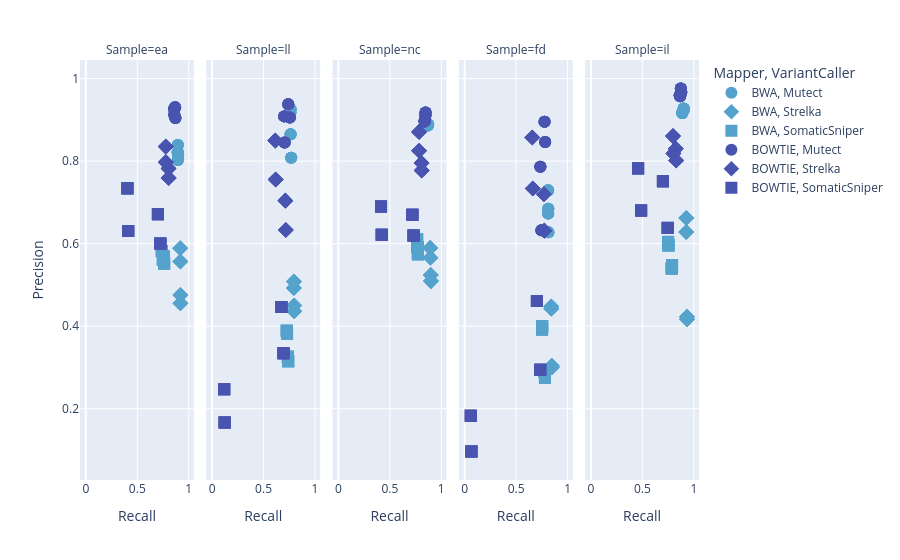

The notebook cell saved with this chart:
### Code cell
fig = px.scatter(df, x="Recall", y="Precision", facet_col= 'Sample', symbol = 'VariantCaller',color="Mapper",hover_data=['Environment'],color_discrete_sequence=['#55a3cd', '#4954b0', '#282739', '#3b2127', '#9c2f45', '#e96f36'])
fig.update_traces(marker = dict(size=12))
fig.show()

### Figure 1 — Plotly figure (JSON) as saved in the notebook; plotly's stock layout.template omitted (floating-point values rounded to 4 significant figures)
{"data": [{"customdata": [["altay"], ["altay"], ["altay"], ["altay"], ["sarıyer"], ["sarıyer"], ["sarıyer"], ["sarıyer"], ["altay"], ["altay"], ["altay"], ["altay"], ["sarıyer"], ["sarıyer"], ["sarıyer"], ["sarıyer"]], "hovertemplate": "Mapper=BWA<br>VariantCaller=Mutect<br>Sample=ea<br>Recall=%{x}<br>Precision=%{y}<br>Environment=%{customdata[0]}<extra></extra>", "legendgroup": "BWA, Mutect", "marker": {"color": "#55a3cd", "size": 12, "symbol": "circle"}, "mode": "markers", "name": "BWA, Mutect", "orientation": "v", "showlegend": true, "type": "scatter", "x": [0.8923, 0.8966, 0.8941, 0.8941, 0.8923, 0.8966, 0.8941, 0.8941, 0.8923, 0.8966, 0.8941, 0.8941, 0.8923, 0.8966, 0.8941, 0.8941], "xaxis": "x", "y": [0.8216, 0.8158, 0.8028, 0.8391, 0.8216, 0.8158, 0.8028, 0.8391, 0.8216, 0.8158, 0.8028, 0.8391, 0.8216, 0.8158, 0.8028, 0.8391], "yaxis": "y"}, {"customdata": [["sarıyer"], ["altay"], ["sarıyer"], ["altay"], ["sarıyer"], ["altay"], ["sarıyer"], ["altay"], ["sarıyer"], ["altay"], ["sarıyer"], ["altay"], ["sarıyer"], ["altay"], ["sarıyer"], ["altay"]], "hovertemplate": "Mapper=BWA<br>VariantCaller=Mutect<br>Sample=ll<br>Recall=%{x}<br>Precision=%{y}<br>Environment=%{customdata[0]}<extra></extra>", "legendgroup": "BWA, Mutect", "marker": {"color": "#55a3cd", "size": 12, "symbol": "circle"}, "mode": "markers", "name": "BWA, Mutect", "orientation": "v", "showlegend": false, "type": "scatter", "x": [0.7623, 0.7623, 0.7683, 0.7683, 0.7606, 0.7606, 0.7623, 0.7623, 0.7623, 0.7623, 0.7683, 0.7683, 0.7606, 0.7606, 0.7623, 0.7623], "xaxis": "x2", "y": [0.9257, 0.9257, 0.808, 0.808, 0.9179, 0.9179, 0.8651, 0.8651, 0.9257, 0.9257, 0.808, 0.808, 0.9179, 0.9179, 0.8651, 0.8651], "yaxis": "y2"}, {"customdata": [["sarıyer"], ["sarıyer"], ["sarıyer"], ["sarıyer"], ["sarıyer"], ["sarıyer"], ["sarıyer"], ["sarıyer"], ["altay"], ["altay"], ["altay"], ["altay"], ["altay"], ["altay"], ["altay"], ["altay"]], "hovertemplate": "Mapper=BWA<br>VariantCaller=Mutect<br>Sample=nc<br>Recall=%{x}<br>Precision=%{y}<br>Environment=%{customdata[0]}<extra></extra>", "legendgroup": "BWA, Mutect", "marker": {"color": "#55a3cd", "size": 12, "symbol": "circle"}, "mode": "markers", "name": "BWA, Mutect", "orientation": "v", "showlegend": false, "type": "scatter", "x": [0.8682, 0.8699, 0.8717, 0.8665, 0.8682, 0.8699, 0.8717, 0.8665, 0.8682, 0.8682, 0.8717, 0.8717, 0.8665, 0.8665, 0.8699, 0.8699], "xaxis": "x3", "y": [0.8865, 0.8875, 0.8885, 0.8895, 0.8865, 0.8875, 0.8885, 0.8895, 0.8865, 0.8865, 0.8885, 0.8885, 0.8895, 0.8895, 0.8875, 0.8875], "yaxis": "y3"}, {"customdata": [["sarıyer"], ["sarıyer"], ["sarıyer"], ["sarıyer"], ["sarıyer"], ["sarıyer"], ["sarıyer"], ["sarıyer"], ["altay"], ["altay"], ["altay"], ["altay"], ["altay"], ["altay"], ["altay"], ["altay"]], "hovertemplate": "Mapper=BWA<br>VariantCaller=Mutect<br>Sample=fd<br>Recall=%{x}<br>Precision=%{y}<br>Environment=%{customdata[0]}<extra></extra>", "legendgroup": "BWA, Mutect", "marker": {"color": "#55a3cd", "size": 12, "symbol": "circle"}, "mode": "markers", "name": "BWA, Mutect", "orientation": "v", "showlegend": false, "type": "scatter", "x": [0.8105, 0.8105, 0.8122, 0.8122, 0.8114, 0.8114, 0.8131, 0.8131, 0.8105, 0.8105, 0.8122, 0.8122, 0.8114, 0.8114, 0.8131, 0.8131], "xaxis": "x4", "y": [0.7295, 0.7295, 0.6843, 0.6843, 0.6729, 0.6729, 0.6277, 0.6277, 0.7295, 0.7295, 0.6843, 0.6843, 0.6729, 0.6729, 0.6277, 0.6277], "yaxis": "y4"}, {"customdata": [["sarıyer"], ["sarıyer"], ["sarıyer"], ["sarıyer"], ["sarıyer"], ["sarıyer"], ["sarıyer"], ["sarıyer"], ["altay"], ["altay"], ["altay"], ["altay"], ["altay"], ["altay"], ["altay"], ["altay"]], "hovertemplate": "Mapper=BWA<br>VariantCaller=Mutect<br>Sample=il<br>Recall=%{x}<br>Precision=%{y}<br>Environment=%{customdata[0]}<extra></extra>", "legendgroup": "BWA, Mutect", "marker": {"color": "#55a3cd", "size": 12, "symbol": "circle"}, "mode": "markers", "name": "BWA, Mutect", "orientation": "v", "showlegend": false, "type": "scatter", "x": [0.9009, 0.888, 0.888, 0.9027, 0.9009, 0.888, 0.888, 0.9027, 0.9009, 0.888, 0.888, 0.9027, 0.9009, 0.888, 0.888, 0.9027], "xaxis": "x5", "y": [0.9273, 0.9164, 0.9164, 0.9258, 0.9273, 0.9164, 0.9164, 0.9258, 0.9273, 0.9164, 0.9164, 0.9258, 0.9273, 0.9164, 0.9164, 0.9258], "yaxis": "y5"}, {"customdata": [["altay"], ["altay"], ["altay"], ["altay"], ["sarıyer"], ["sarıyer"], ["sarıyer"], ["sarıyer"], ["altay"], ["altay"], ["altay"], ["altay"], ["sarıyer"], ["sarıyer"], ["sarıyer"], ["sarıyer"]], "hovertemplate": "Mapper=BWA<br>VariantCaller=Strelka<br>Sample=ea<br>Recall=%{x}<br>Precision=%{y}<br>Environment=%{customdata[0]}<extra></extra>", "legendgroup": "BWA, Strelka", "marker": {"color": "#55a3cd", "size": 12, "symbol": "diamond"}, "mode": "markers", "name": "BWA, Strelka", "orientation": "v", "showlegend": true, "type": "scatter", "x": [0.9182, 0.919, 0.919, 0.9173, 0.9182, 0.919, 0.919, 0.9173, 0.9182, 0.919, 0.919, 0.9173, 0.9182, 0.919, 0.919, 0.9173], "xaxis": "x", "y": [0.5567, 0.4753, 0.4554, 0.5887, 0.5567, 0.4753, 0.4554, 0.5887, 0.5567, 0.4753, 0.4554, 0.5887, 0.5567, 0.4753, 0.4554, 0.5887], "yaxis": "y"}, {"customdata": [["sarıyer"], ["altay"], ["sarıyer"], ["altay"], ["sarıyer"], ["altay"], ["sarıyer"], ["altay"], ["sarıyer"], ["altay"], ["sarıyer"], ["altay"], ["sarıyer"], ["altay"], ["sarıyer"], ["altay"]], "hovertemplate": "Mapper=BWA<br>VariantCaller=Strelka<br>Sample=ll<br>Recall=%{x}<br>Precision=%{y}<br>Environment=%{customdata[0]}<extra></extra>", "legendgroup": "BWA, Strelka", "marker": {"color": "#55a3cd", "size": 12, "symbol": "diamond"}, "mode": "markers", "name": "BWA, Strelka", "orientation": "v", "showlegend": false, "type": "scatter", "x": [0.7941, 0.7941, 0.7967, 0.7967, 0.7976, 0.7976, 0.795, 0.795, 0.7941, 0.7941, 0.7967, 0.7967, 0.7976, 0.7976, 0.795, 0.795], "xaxis": "x2", "y": [0.4925, 0.4925, 0.4501, 0.4501, 0.4364, 0.4364, 0.508, 0.508, 0.4925, 0.4925, 0.4501, 0.4501, 0.4364, 0.4364, 0.508, 0.508], "yaxis": "y2"}, {"customdata": [["sarıyer"], ["sarıyer"], ["sarıyer"], ["sarıyer"], ["sarıyer"], ["sarıyer"], ["sarıyer"], ["sarıyer"], ["altay"], ["altay"], ["altay"], ["altay"], ["altay"], ["altay"], ["altay"], ["altay"]], "hovertemplate": "Mapper=BWA<br>VariantCaller=Strelka<br>Sample=nc<br>Recall=%{x}<br>Precision=%{y}<br>Environment=%{customdata[0]}<extra></extra>", "legendgroup": "BWA, Strelka", "marker": {"color": "#55a3cd", "size": 12, "symbol": "diamond"}, "mode": "markers", "name": "BWA, Strelka", "orientation": "v", "showlegend": false, "type": "scatter", "x": [0.8941, 0.8975, 0.8992, 0.8923, 0.8941, 0.8975, 0.8992, 0.8923, 0.8941, 0.8941, 0.8992, 0.8992, 0.8923, 0.8923, 0.8975, 0.8975], "xaxis": "x3", "y": [0.5657, 0.5239, 0.5093, 0.5896, 0.5657, 0.5239, 0.5093, 0.5896, 0.5657, 0.5657, 0.5093, 0.5093, 0.5896, 0.5896, 0.5239, 0.5239], "yaxis": "y3"}, {"customdata": [["sarıyer"], ["sarıyer"], ["sarıyer"], ["sarıyer"], ["sarıyer"], ["sarıyer"], ["sarıyer"], ["sarıyer"], ["altay"], ["altay"], ["altay"], ["altay"], ["altay"], ["altay"], ["altay"], ["altay"]], "hovertemplate": "Mapper=BWA<br>VariantCaller=Strelka<br>Sample=fd<br>Recall=%{x}<br>Precision=%{y}<br>Environment=%{customdata[0]}<extra></extra>", "legendgroup": "BWA, Strelka", "marker": {"color": "#55a3cd", "size": 12, "symbol": "diamond"}, "mode": "markers", "name": "BWA, Strelka", "orientation": "v", "showlegend": false, "type": "scatter", "x": [0.8415, 0.8415, 0.8458, 0.8458, 0.8415, 0.8415, 0.8475, 0.8475, 0.8415, 0.8415, 0.8458, 0.8458, 0.8415, 0.8415, 0.8475, 0.8475], "xaxis": "x4", "y": [0.4423, 0.4423, 0.3039, 0.3039, 0.4478, 0.4478, 0.3005, 0.3005, 0.4423, 0.4423, 0.3039, 0.3039, 0.4478, 0.4478, 0.3005, 0.3005], "yaxis": "y4"}, {"customdata": [["sarıyer"], ["sarıyer"], ["sarıyer"], ["sarıyer"], ["sarıyer"], ["sarıyer"], ["sarıyer"], ["sarıyer"], ["altay"], ["altay"], ["altay"], ["altay"], ["altay"], ["altay"], ["altay"], ["altay"]], "hovertemplate": "Mapper=BWA<br>VariantCaller=Strelka<br>Sample=il<br>Recall=%{x}<br>Precision=%{y}<br>Environment=%{customdata[0]}<extra></extra>", "legendgroup": "BWA, Strelka", "marker": {"color": "#55a3cd", "size": 12, "symbol": "diamond"}, "mode": "markers", "name": "BWA, Strelka", "orientation": "v", "showlegend": false, "type": "scatter", "x": [0.9259, 0.9328, 0.9337, 0.9268, 0.9259, 0.9328, 0.9337, 0.9268, 0.9259, 0.9328, 0.9337, 0.9268, 0.9259, 0.9328, 0.9337, 0.9268], "xaxis": "x5", "y": [0.6283, 0.4229, 0.4168, 0.6622, 0.6283, 0.4229, 0.4168, 0.6622, 0.6283, 0.4229, 0.4168, 0.6622, 0.6283, 0.4229, 0.4168, 0.6622], "yaxis": "y5"}, {"customdata": [["altay"], ["altay"], ["altay"], ["altay"], ["sarıyer"], ["sarıyer"], ["sarıyer"], ["sarıyer"], ["altay"], ["altay"], ["altay"], ["altay"], ["sarıyer"], ["sarıyer"], ["sarıyer"], ["sarıyer"]], "hovertemplate": "Mapper=BWA<br>VariantCaller=SomaticSniper<br>Sample=ea<br>Recall=%{x}<br>Precision=%{y}<br>Environment=%{customdata[0]}<extra></extra>", "legendgroup": "BWA, SomaticSniper", "marker": {"color": "#55a3cd", "size": 12, "symbol": "square"}, "mode": "markers", "name": "BWA, SomaticSniper", "orientation": "v", "showlegend": true, "type": "scatter", "x": [0.7485, 0.7562, 0.7606, 0.7382, 0.7485, 0.7562, 0.7606, 0.7382, 0.7485, 0.7562, 0.7606, 0.7382, 0.7485, 0.7562, 0.7606, 0.7382], "xaxis": "x", "y": [0.5606, 0.569, 0.5519, 0.5818, 0.5606, 0.569, 0.5519, 0.5818, 0.5606, 0.569, 0.5519, 0.5818, 0.5606, 0.569, 0.5519, 0.5818], "yaxis": "y"}, {"customdata": [["sarıyer"], ["altay"], ["sarıyer"], ["altay"], ["sarıyer"], ["altay"], ["sarıyer"], ["altay"], ["sarıyer"], ["altay"], ["sarıyer"], ["altay"], ["sarıyer"], ["altay"], ["sarıyer"], ["altay"]], "hovertemplate": "Mapper=BWA<br>VariantCaller=SomaticSniper<br>Sample=ll<br>Recall=%{x}<br>Precision=%{y}<br>Environment=%{customdata[0]}<extra></extra>", "legendgroup": "BWA, SomaticSniper", "marker": {"color": "#55a3cd", "size": 12, "symbol": "square"}, "mode": "markers", "name": "BWA, SomaticSniper", "orientation": "v", "showlegend": false, "type": "scatter", "x": [0.7278, 0.7278, 0.7364, 0.7364, 0.739, 0.739, 0.7252, 0.7252, 0.7278, 0.7278, 0.7364, 0.7364, 0.739, 0.739, 0.7252, 0.7252], "xaxis": "x2", "y": [0.3824, 0.3824, 0.3261, 0.3261, 0.315, 0.315, 0.3891, 0.3891, 0.3824, 0.3824, 0.3261, 0.3261, 0.315, 0.315, 0.3891, 0.3891], "yaxis": "y2"}, {"customdata": [["sarıyer"], ["sarıyer"], ["sarıyer"], ["sarıyer"], ["sarıyer"], ["sarıyer"], ["sarıyer"], ["sarıyer"], ["altay"], ["altay"], ["altay"], ["altay"], ["altay"], ["altay"], ["altay"], ["altay"]], "hovertemplate": "Mapper=BWA<br>VariantCaller=SomaticSniper<br>Sample=nc<br>Recall=%{x}<br>Precision=%{y}<br>Environment=%{customdata[0]}<extra></extra>", "legendgroup": "BWA, SomaticSniper", "marker": {"color": "#55a3cd", "size": 12, "symbol": "square"}, "mode": "markers", "name": "BWA, SomaticSniper", "orientation": "v", "showlegend": false, "type": "scatter", "x": [0.764, 0.7717, 0.7726, 0.7649, 0.764, 0.7717, 0.7726, 0.7649, 0.764, 0.764, 0.7726, 0.7726, 0.7649, 0.7649, 0.7717, 0.7717], "xaxis": "x3", "y": [0.5917, 0.591, 0.5743, 0.6099, 0.5917, 0.591, 0.5743, 0.6099, 0.5917, 0.5917, 0.5743, 0.5743, 0.6099, 0.6099, 0.591, 0.591], "yaxis": "y3"}, {"customdata": [["sarıyer"], ["sarıyer"], ["sarıyer"], ["sarıyer"], ["sarıyer"], ["sarıyer"], ["sarıyer"], ["sarıyer"], ["altay"], ["altay"], ["altay"], ["altay"], ["altay"], ["altay"], ["altay"], ["altay"]], "hovertemplate": "Mapper=BWA<br>VariantCaller=SomaticSniper<br>Sample=fd<br>Recall=%{x}<br>Precision=%{y}<br>Environment=%{customdata[0]}<extra></extra>", "legendgroup": "BWA, SomaticSniper", "marker": {"color": "#55a3cd", "size": 12, "symbol": "square"}, "mode": "markers", "name": "BWA, SomaticSniper", "orientation": "v", "showlegend": false, "type": "scatter", "x": [0.7519, 0.7519, 0.7804, 0.7804, 0.7528, 0.7528, 0.7761, 0.7761, 0.7519, 0.7519, 0.7804, 0.7804, 0.7528, 0.7528, 0.7761, 0.7761], "xaxis": "x4", "y": [0.392, 0.392, 0.2746, 0.2746, 0.4004, 0.4004, 0.2897, 0.2897, 0.392, 0.392, 0.2746, 0.2746, 0.4004, 0.4004, 0.2897, 0.2897], "yaxis": "y4"}, {"customdata": [["sarıyer"], ["sarıyer"], ["sarıyer"], ["sarıyer"], ["sarıyer"], ["sarıyer"], ["sarıyer"], ["sarıyer"], ["altay"], ["altay"], ["altay"], ["altay"], ["altay"], ["altay"], ["altay"], ["altay"]], "hovertemplate": "Mapper=BWA<br>VariantCaller=SomaticSniper<br>Sample=il<br>Recall=%{x}<br>Precision=%{y}<br>Environment=%{customdata[0]}<extra></extra>", "legendgroup": "BWA, SomaticSniper", "marker": {"color": "#55a3cd", "size": 12, "symbol": "square"}, "mode": "markers", "name": "BWA, SomaticSniper", "orientation": "v", "showlegend": false, "type": "scatter", "x": [0.7537, 0.7847, 0.7881, 0.7494, 0.7537, 0.7847, 0.7881, 0.7494, 0.7537, 0.7847, 0.7881, 0.7494, 0.7537, 0.7847, 0.7881, 0.7494], "xaxis": "x5", "y": [0.5956, 0.5397, 0.5476, 0.6042, 0.5956, 0.5397, 0.5476, 0.6042, 0.596, 0.5397, 0.5476, 0.6042, 0.5956, 0.5397, 0.5476, 0.6042], "yaxis": "y5"}, {"customdata": [["altay"], ["altay"], ["altay"], ["altay"], ["sarıyer"], ["sarıyer"], ["sarıyer"], ["sarıyer"], ["altay"], ["altay"], ["altay"], ["altay"], ["sarıyer"], ["sarıyer"], ["sarıyer"], ["sarıyer"]], "hovertemplate": "Mapper=BOWTIE<br>VariantCaller=Mutect<br>Sample=ea<br>Recall=%{x}<br>Precision=%{y}<br>Environment=%{customdata[0]}<extra></extra>", "legendgroup": "BOWTIE, Mutect", "marker": {"color": "#4954b0", "size": 12, "symbol": "circle"}, "mode": "markers", "name": "BOWTIE, Mutect", "orientation": "v", "showlegend": true, "type": "scatter", "x": [0.8674, 0.8596, 0.8699, 0.8579, 0.8674, 0.8596, 0.8699, 0.8579, 0.8674, 0.8596, 0.8699, 0.8579, 0.8674, 0.8596, 0.8699, 0.8579], "xaxis": "x", "y": [0.9307, 0.9122, 0.9042, 0.9265, 0.9307, 0.9122, 0.9042, 0.9265, 0.9307, 0.9122, 0.9042, 0.9265, 0.9307, 0.9122, 0.9042, 0.9265], "yaxis": "y"}, {"customdata": [["sarıyer"], ["altay"], ["sarıyer"], ["altay"], ["sarıyer"], ["altay"], ["sarıyer"], ["altay"], ["sarıyer"], ["altay"], ["sarıyer"], ["altay"], ["sarıyer"], ["altay"], ["sarıyer"], ["altay"]], "hovertemplate": "Mapper=BOWTIE<br>VariantCaller=Mutect<br>Sample=ll<br>Recall=%{x}<br>Precision=%{y}<br>Environment=%{customdata[0]}<extra></extra>", "legendgroup": "BOWTIE, Mutect", "marker": {"color": "#4954b0", "size": 12, "symbol": "circle"}, "mode": "markers", "name": "BOWTIE, Mutect", "orientation": "v", "showlegend": false, "type": "scatter", "x": [0.7545, 0.7545, 0.7046, 0.7046, 0.7399, 0.7399, 0.7003, 0.7003, 0.7545, 0.7545, 0.7046, 0.7046, 0.7399, 0.7399, 0.7003, 0.7003], "xaxis": "x2", "y": [0.9059, 0.9059, 0.845, 0.845, 0.9378, 0.9378, 0.9084, 0.9084, 0.9059, 0.9059, 0.845, 0.845, 0.9378, 0.9378, 0.9084, 0.9084], "yaxis": "y2"}, {"customdata": [["sarıyer"], ["sarıyer"], ["sarıyer"], ["sarıyer"], ["sarıyer"], ["sarıyer"], ["sarıyer"], ["sarıyer"], ["altay"], ["altay"], ["altay"], ["altay"], ["altay"], ["altay"], ["altay"], ["altay"]], "hovertemplate": "Mapper=BOWTIE<br>VariantCaller=Mutect<br>Sample=nc<br>Recall=%{x}<br>Precision=%{y}<br>Environment=%{customdata[0]}<extra></extra>", "legendgroup": "BOWTIE, Mutect", "marker": {"color": "#4954b0", "size": 12, "symbol": "circle"}, "mode": "markers", "name": "BOWTIE, Mutect", "orientation": "v", "showlegend": false, "type": "scatter", "x": [0.8467, 0.8381, 0.8458, 0.8381, 0.8467, 0.8381, 0.8458, 0.8381, 0.8467, 0.8467, 0.8458, 0.8458, 0.8381, 0.8381, 0.8381, 0.8381], "xaxis": "x3", "y": [0.9178, 0.8976, 0.9109, 0.8959, 0.9178, 0.8976, 0.9109, 0.8959, 0.9178, 0.9178, 0.9109, 0.9109, 0.8959, 0.8959, 0.8976, 0.8976], "yaxis": "y3"}, {"customdata": [["sarıyer"], ["sarıyer"], ["sarıyer"], ["sarıyer"], ["sarıyer"], ["sarıyer"], ["sarıyer"], ["sarıyer"], ["altay"], ["altay"], ["altay"], ["altay"], ["altay"], ["altay"], ["altay"], ["altay"]], "hovertemplate": "Mapper=BOWTIE<br>VariantCaller=Mutect<br>Sample=fd<br>Recall=%{x}<br>Precision=%{y}<br>Environment=%{customdata[0]}<extra></extra>", "legendgroup": "BOWTIE, Mutect", "marker": {"color": "#4954b0", "size": 12, "symbol": "circle"}, "mode": "markers", "name": "BOWTIE, Mutect", "orientation": "v", "showlegend": false, "type": "scatter", "x": [0.7761, 0.7761, 0.7821, 0.7821, 0.7356, 0.7356, 0.7459, 0.7459, 0.7761, 0.7761, 0.7821, 0.7821, 0.7356, 0.7356, 0.7459, 0.7459], "xaxis": "x4", "y": [0.8956, 0.8956, 0.8462, 0.8462, 0.7864, 0.7864, 0.6326, 0.6326, 0.8956, 0.8956, 0.8462, 0.8462, 0.7864, 0.7864, 0.6326, 0.6326], "yaxis": "y4"}, {"customdata": [["sarıyer"], ["sarıyer"], ["sarıyer"], ["sarıyer"], ["sarıyer"], ["sarıyer"], ["sarıyer"], ["sarıyer"], ["altay"], ["altay"], ["altay"], ["altay"], ["altay"], ["altay"], ["altay"], ["altay"]], "hovertemplate": "Mapper=BOWTIE<br>VariantCaller=Mutect<br>Sample=il<br>Recall=%{x}<br>Precision=%{y}<br>Environment=%{customdata[0]}<extra></extra>", "legendgroup": "BOWTIE, Mutect", "marker": {"color": "#4954b0", "size": 12, "symbol": "circle"}, "mode": "markers", "name": "BOWTIE, Mutect", "orientation": "v", "showlegend": false, "type": "scatter", "x": [0.8777, 0.8622, 0.8665, 0.8734, 0.8777, 0.8622, 0.8665, 0.8734, 0.8777, 0.8622, 0.8665, 0.8734, 0.8777, 0.8622, 0.8665, 0.8734], "xaxis": "x5", "y": [0.9668, 0.9597, 0.9572, 0.9759, 0.9668, 0.9597, 0.9572, 0.9759, 0.9668, 0.9597, 0.9572, 0.9759, 0.9668, 0.9597, 0.9572, 0.9759], "yaxis": "y5"}, {"customdata": [["altay"], ["altay"], ["altay"], ["altay"], ["sarıyer"], ["sarıyer"], ["sarıyer"], ["sarıyer"], ["altay"], ["altay"], ["altay"], ["altay"], ["sarıyer"], ["sarıyer"], ["sarıyer"], ["sarıyer"]], "hovertemplate": "Mapper=BOWTIE<br>VariantCaller=Strelka<br>Sample=ea<br>Recall=%{x}<br>Precision=%{y}<br>Environment=%{customdata[0]}<extra></extra>", "legendgroup": "BOWTIE, Strelka", "marker": {"color": "#4954b0", "size": 12, "symbol": "diamond"}, "mode": "markers", "name": "BOWTIE, Strelka", "orientation": "v", "showlegend": true, "type": "scatter", "x": [0.8036, 0.7769, 0.8045, 0.7769, 0.8036, 0.7769, 0.8045, 0.7769, 0.8036, 0.7769, 0.8045, 0.7769, 0.8036, 0.7769, 0.8045, 0.7769], "xaxis": "x", "y": [0.7821, 0.7975, 0.7593, 0.8352, 0.7821, 0.7975, 0.7593, 0.8352, 0.7821, 0.7975, 0.7593, 0.8352, 0.7821, 0.7975, 0.7593, 0.8352], "yaxis": "y"}, {"customdata": [["sarıyer"], ["altay"], ["sarıyer"], ["altay"], ["sarıyer"], ["altay"], ["sarıyer"], ["altay"], ["sarıyer"], ["altay"], ["sarıyer"], ["altay"], ["sarıyer"], ["altay"], ["sarıyer"], ["altay"]], "hovertemplate": "Mapper=BOWTIE<br>VariantCaller=Strelka<br>Sample=ll<br>Recall=%{x}<br>Precision=%{y}<br>Environment=%{customdata[0]}<extra></extra>", "legendgroup": "BOWTIE, Strelka", "marker": {"color": "#4954b0", "size": 12, "symbol": "diamond"}, "mode": "markers", "name": "BOWTIE, Strelka", "orientation": "v", "showlegend": false, "type": "scatter", "x": [0.7115, 0.7115, 0.6176, 0.6176, 0.7158, 0.7158, 0.6133, 0.6133, 0.7115, 0.7115, 0.6176, 0.6176, 0.7158, 0.7158, 0.6133, 0.6133], "xaxis": "x2", "y": [0.7042, 0.7042, 0.7555, 0.7555, 0.6329, 0.6329, 0.8496, 0.8496, 0.7042, 0.7042, 0.7555, 0.7555, 0.6329, 0.6329, 0.8496, 0.8496], "yaxis": "y2"}, {"customdata": [["sarıyer"], ["sarıyer"], ["sarıyer"], ["sarıyer"], ["sarıyer"], ["sarıyer"], ["sarıyer"], ["sarıyer"], ["altay"], ["altay"], ["altay"], ["altay"], ["altay"], ["altay"], ["altay"], ["altay"]], "hovertemplate": "Mapper=BOWTIE<br>VariantCaller=Strelka<br>Sample=nc<br>Recall=%{x}<br>Precision=%{y}<br>Environment=%{customdata[0]}<extra></extra>", "legendgroup": "BOWTIE, Strelka", "marker": {"color": "#4954b0", "size": 12, "symbol": "diamond"}, "mode": "markers", "name": "BOWTIE, Strelka", "orientation": "v", "showlegend": false, "type": "scatter", "x": [0.8079, 0.7838, 0.8096, 0.7838, 0.8079, 0.7838, 0.8096, 0.7838, 0.8079, 0.8079, 0.8096, 0.8096, 0.7838, 0.7838, 0.7838, 0.7838], "xaxis": "x3", "y": [0.7956, 0.825, 0.7775, 0.8708, 0.7956, 0.825, 0.7775, 0.8708, 0.7956, 0.7956, 0.7775, 0.7775, 0.8708, 0.8708, 0.825, 0.825], "yaxis": "y3"}, {"customdata": [["sarıyer"], ["sarıyer"], ["sarıyer"], ["sarıyer"], ["sarıyer"], ["sarıyer"], ["sarıyer"], ["sarıyer"], ["altay"], ["altay"], ["altay"], ["altay"], ["altay"], ["altay"], ["altay"], ["altay"]], "hovertemplate": "Mapper=BOWTIE<br>VariantCaller=Strelka<br>Sample=fd<br>Recall=%{x}<br>Precision=%{y}<br>Environment=%{customdata[0]}<extra></extra>", "legendgroup": "BOWTIE, Strelka", "marker": {"color": "#4954b0", "size": 12, "symbol": "diamond"}, "mode": "markers", "name": "BOWTIE, Strelka", "orientation": "v", "showlegend": false, "type": "scatter", "x": [0.77, 0.77, 0.7735, 0.7735, 0.6563, 0.6563, 0.6624, 0.6624, 0.77, 0.77, 0.7735, 0.7735, 0.6563, 0.6563, 0.6624, 0.6624], "xaxis": "x4", "y": [0.7198, 0.7198, 0.6315, 0.6315, 0.8571, 0.8571, 0.7338, 0.7338, 0.7198, 0.7198, 0.6315, 0.6315, 0.8571, 0.8571, 0.7338, 0.7338], "yaxis": "y4"}, {"customdata": [["sarıyer"], ["sarıyer"], ["sarıyer"], ["sarıyer"], ["sarıyer"], ["sarıyer"], ["sarıyer"], ["sarıyer"], ["altay"], ["altay"], ["altay"], ["altay"], ["altay"], ["altay"], ["altay"], ["altay"]], "hovertemplate": "Mapper=BOWTIE<br>VariantCaller=Strelka<br>Sample=il<br>Recall=%{x}<br>Precision=%{y}<br>Environment=%{customdata[0]}<extra></extra>", "legendgroup": "BOWTIE, Strelka", "marker": {"color": "#4954b0", "size": 12, "symbol": "diamond"}, "mode": "markers", "name": "BOWTIE, Strelka", "orientation": "v", "showlegend": false, "type": "scatter", "x": [0.8243, 0.801, 0.8277, 0.7976, 0.8243, 0.801, 0.8277, 0.7976, 0.8243, 0.801, 0.8277, 0.7976, 0.8243, 0.801, 0.8277, 0.7976], "xaxis": "x5", "y": [0.83, 0.8187, 0.8015, 0.8606, 0.83, 0.8187, 0.8015, 0.8606, 0.83, 0.8187, 0.8015, 0.8606, 0.83, 0.8187, 0.8015, 0.8606], "yaxis": "y5"}, {"customdata": [["altay"], ["altay"], ["altay"], ["altay"], ["sarıyer"], ["sarıyer"], ["sarıyer"], ["sarıyer"], ["altay"], ["altay"], ["altay"], ["altay"], ["sarıyer"], ["sarıyer"], ["sarıyer"], ["sarıyer"]], "hovertemplate": "Mapper=BOWTIE<br>VariantCaller=SomaticSniper<br>Sample=ea<br>Recall=%{x}<br>Precision=%{y}<br>Environment=%{customdata[0]}<extra></extra>", "legendgroup": "BOWTIE, SomaticSniper", "marker": {"color": "#4954b0", "size": 12, "symbol": "square"}, "mode": "markers", "name": "BOWTIE, SomaticSniper", "orientation": "v", "showlegend": true, "type": "scatter", "x": [0.7003, 0.4117, 0.7244, 0.404, 0.7003, 0.4117, 0.7244, 0.404, 0.7003, 0.4117, 0.7244, 0.404, 0.7003, 0.4117, 0.7244, 0.404], "xaxis": "x", "y": [0.6713, 0.6306, 0.6003, 0.734, 0.6713, 0.6306, 0.6003, 0.734, 0.6713, 0.6306, 0.6003, 0.734, 0.6713, 0.6306, 0.6003, 0.734], "yaxis": "y"}, {"customdata": [["sarıyer"], ["altay"], ["sarıyer"], ["altay"], ["sarıyer"], ["altay"], ["sarıyer"], ["altay"], ["sarıyer"], ["altay"], ["sarıyer"], ["altay"], ["sarıyer"], ["altay"], ["sarıyer"], ["altay"]], "hovertemplate": "Mapper=BOWTIE<br>VariantCaller=SomaticSniper<br>Sample=ll<br>Recall=%{x}<br>Precision=%{y}<br>Environment=%{customdata[0]}<extra></extra>", "legendgroup": "BOWTIE, SomaticSniper", "marker": {"color": "#4954b0", "size": 12, "symbol": "square"}, "mode": "markers", "name": "BOWTIE, SomaticSniper", "orientation": "v", "showlegend": false, "type": "scatter", "x": [0.6736, 0.6736, 0.1214, 0.1214, 0.6934, 0.6934, 0.1171, 0.1171, 0.6736, 0.6736, 0.1214, 0.1214, 0.6934, 0.6934, 0.1171, 0.1171], "xaxis": "x2", "y": [0.4463, 0.4463, 0.1667, 0.1667, 0.3346, 0.3346, 0.2473, 0.2473, 0.4463, 0.4463, 0.1667, 0.1667, 0.3346, 0.3346, 0.2473, 0.2473], "yaxis": "y2"}, {"customdata": [["sarıyer"], ["sarıyer"], ["sarıyer"], ["sarıyer"], ["sarıyer"], ["sarıyer"], ["sarıyer"], ["sarıyer"], ["altay"], ["altay"], ["altay"], ["altay"], ["altay"], ["altay"], ["altay"], ["altay"]], "hovertemplate": "Mapper=BOWTIE<br>VariantCaller=SomaticSniper<br>Sample=nc<br>Recall=%{x}<br>Precision=%{y}<br>Environment=%{customdata[0]}<extra></extra>", "legendgroup": "BOWTIE, SomaticSniper", "marker": {"color": "#4954b0", "size": 12, "symbol": "square"}, "mode": "markers", "name": "BOWTIE, SomaticSniper", "orientation": "v", "showlegend": false, "type": "scatter", "x": [0.7192, 0.4212, 0.7304, 0.4143, 0.7192, 0.4212, 0.7304, 0.4143, 0.7192, 0.7192, 0.7304, 0.7304, 0.4143, 0.4143, 0.4212, 0.4212], "xaxis": "x3", "y": [0.6701, 0.6213, 0.6194, 0.6901, 0.6701, 0.6213, 0.6194, 0.6901, 0.6701, 0.6701, 0.6194, 0.6194, 0.6901, 0.6901, 0.6213, 0.6213], "yaxis": "y3"}, {"customdata": [["sarıyer"], ["sarıyer"], ["sarıyer"], ["sarıyer"], ["sarıyer"], ["sarıyer"], ["sarıyer"], ["sarıyer"], ["altay"], ["altay"], ["altay"], ["altay"], ["altay"], ["altay"], ["altay"], ["altay"]], "hovertemplate": "Mapper=BOWTIE<br>VariantCaller=SomaticSniper<br>Sample=fd<br>Recall=%{x}<br>Precision=%{y}<br>Environment=%{customdata[0]}<extra></extra>", "legendgroup": "BOWTIE, SomaticSniper", "marker": {"color": "#4954b0", "size": 12, "symbol": "square"}, "mode": "markers", "name": "BOWTIE, SomaticSniper", "orientation": "v", "showlegend": false, "type": "scatter", "x": [0.702, 0.702, 0.7339, 0.7339, 0.05943, 0.05943, 0.06546, 0.06546, 0.702, 0.702, 0.7339, 0.7339, 0.05943, 0.05943, 0.06546, 0.06546], "xaxis": "x4", "y": [0.4612, 0.4612, 0.2946, 0.2946, 0.183, 0.183, 0.09632, 0.09632, 0.4612, 0.4612, 0.2946, 0.2946, 0.183, 0.183, 0.09632, 0.09632], "yaxis": "y4"}, {"customdata": [["sarıyer"], ["sarıyer"], ["sarıyer"], ["sarıyer"], ["sarıyer"], ["sarıyer"], ["sarıyer"], ["sarıyer"], ["altay"], ["altay"], ["altay"], ["altay"], ["altay"], ["altay"], ["altay"], ["altay"]], "hovertemplate": "Mapper=BOWTIE<br>VariantCaller=SomaticSniper<br>Sample=il<br>Recall=%{x}<br>Precision=%{y}<br>Environment=%{customdata[0]}<extra></extra>", "legendgroup": "BOWTIE, SomaticSniper", "marker": {"color": "#4954b0", "size": 12, "symbol": "square"}, "mode": "markers", "name": "BOWTIE, SomaticSniper", "orientation": "v", "showlegend": false, "type": "scatter", "x": [0.6994, 0.4875, 0.7459, 0.4582, 0.6994, 0.4875, 0.7459, 0.4582, 0.6994, 0.4875, 0.7459, 0.4582, 0.6994, 0.4875, 0.7459, 0.4582], "xaxis": "x5", "y": [0.7512, 0.6803, 0.6382, 0.7824, 0.7512, 0.6803, 0.6382, 0.7824, 0.7512, 0.6803, 0.6382, 0.7824, 0.7512, 0.6803, 0.6382, 0.7824], "yaxis": "y5"}], "layout": {"annotations": [{"font": {}, "showarrow": false, "text": "Sample=ea", "x": 0.092, "xanchor": "center", "xref": "paper", "y": 1, "yanchor": "bottom", "yref": "paper"}, {"font": {}, "showarrow": false, "text": "Sample=ll", "x": 0.296, "xanchor": "center", "xref": "paper", "y": 1, "yanchor": "bottom", "yref": "paper"}, {"font": {}, "showarrow": false, "text": "Sample=nc", "x": 0.5, "xanchor": "center", "xref": "paper", "y": 1, "yanchor": "bottom", "yref": "paper"}, {"font": {}, "showarrow": false, "text": "Sample=fd", "x": 0.704, "xanchor": "center", "xref": "paper", "y": 1, "yanchor": "bottom", "yref": "paper"}, {"font": {}, "showarrow": false, "text": "Sample=il", "x": 0.908, "xanchor": "center", "xref": "paper", "y": 1, "yanchor": "bottom", "yref": "paper"}], "legend": {"title": {"text": "Mapper, VariantCaller"}, "tracegroupgap": 0}, "margin": {"t": 60}, "xaxis": {"anchor": "y", "domain": [0, 0.184], "title": {"text": "Recall"}}, "xaxis2": {"anchor": "y2", "domain": [0.204, 0.388], "matches": "x", "title": {"text": "Recall"}}, "xaxis3": {"anchor": "y3", "domain": [0.408, 0.592], "matches": "x", "title": {"text": "Recall"}}, "xaxis4": {"anchor": "y4", "domain": [0.612, 0.796], "matches": "x", "title": {"text": "Recall"}}, "xaxis5": {"anchor": "y5", "domain": [0.816, 1], "matches": "x", "title": {"text": "Recall"}}, "yaxis": {"anchor": "x", "domain": [0, 1], "title": {"text": "Precision"}}, "yaxis2": {"anchor": "x2", "domain": [0, 1], "matches": "y", "showticklabels": false}, "yaxis3": {"anchor": "x3", "domain": [0, 1], "matches": "y", "showticklabels": false}, "yaxis4": {"anchor": "x4", "domain": [0, 1], "matches": "y", "showticklabels": false}, "yaxis5": {"anchor": "x5", "domain": [0, 1], "matches": "y", "showticklabels": false}}}
